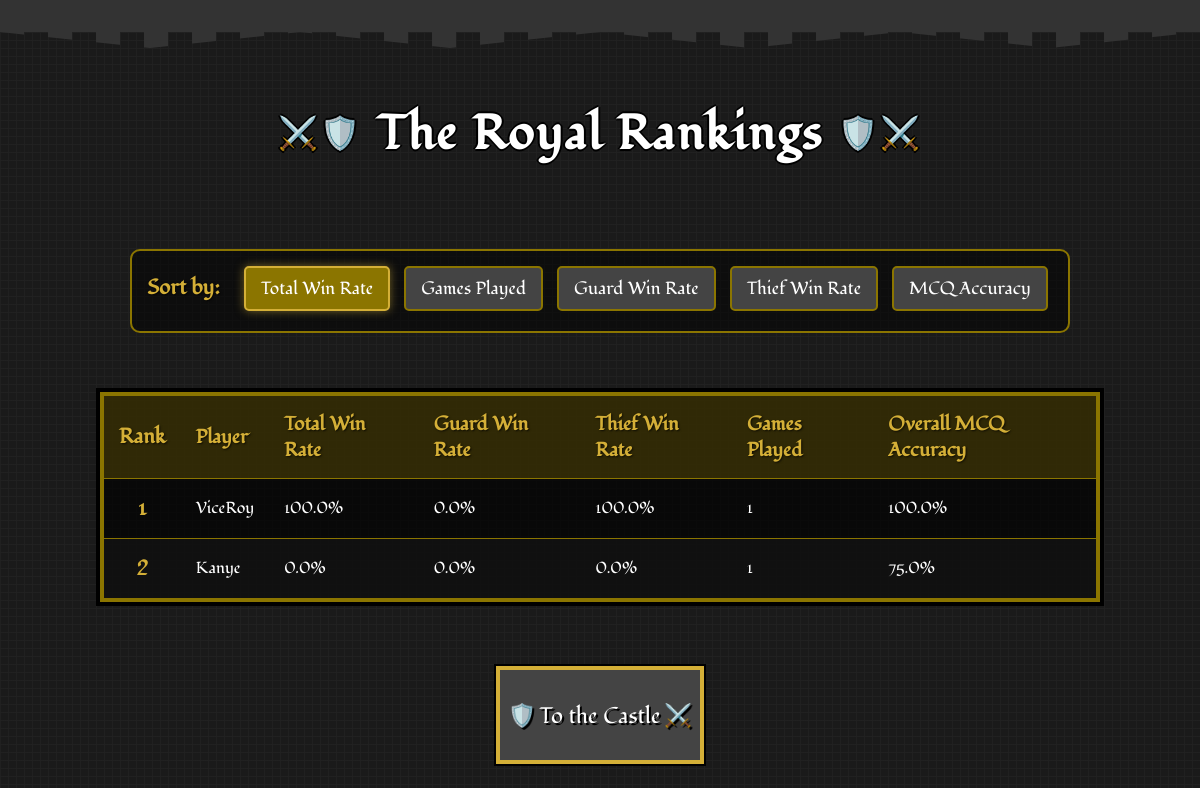
The page /leaderboard on the database as committed earlier.
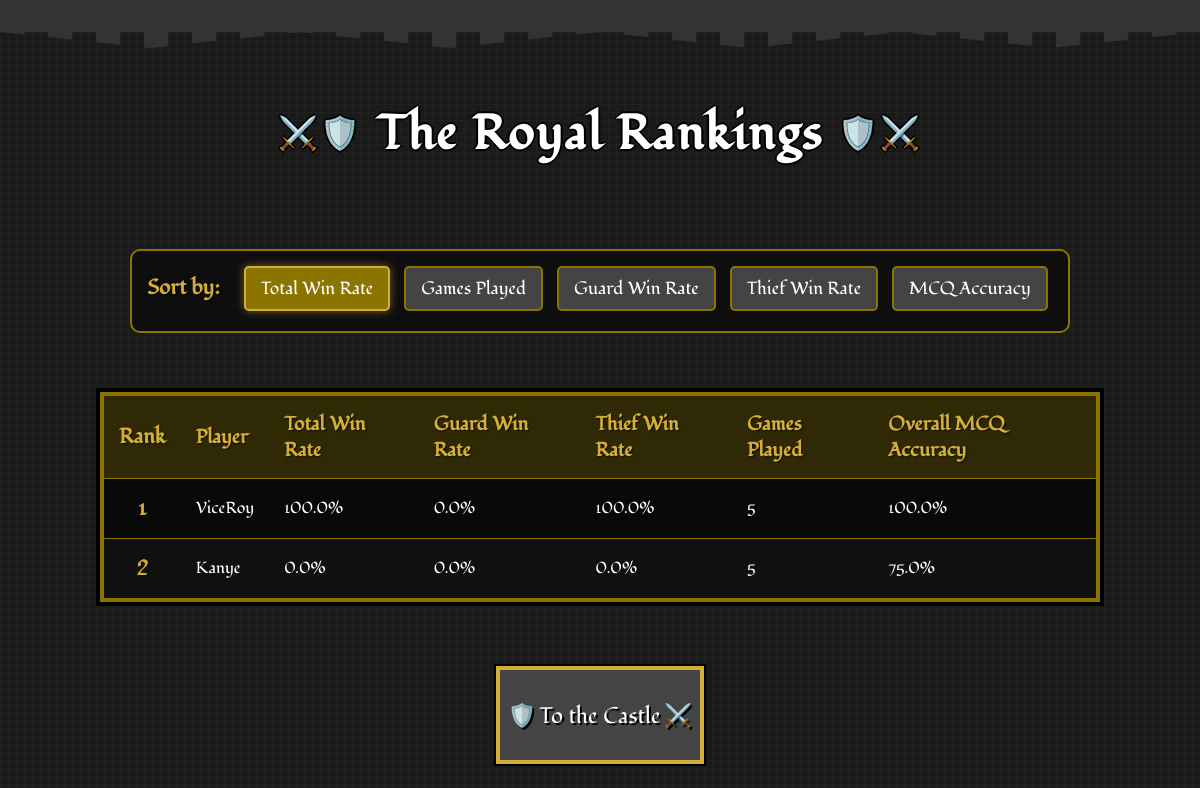
The same page on the database as committed later.
### app.py (models this page shows)
class PlayerStats(db.Model):
    id = db.Column(db.Integer, primary_key=True)
    user_id = db.Column(db.Integer, db.ForeignKey('user.id'), nullable=False)
    total_games_played = db.Column(db.Integer, default=0)
    games_played_as_guard = db.Column(db.Integer, default=0)
    games_played_as_thief = db.Column(db.Integer, default=0)
    total_games_won = db.Column(db.Integer, default=0)
    total_games_won_as_guard = db.Column(db.Integer, default=0)
    total_games_won_as_thief = db.Column(db.Integer, default=0)
    total_win_rate = db.Column(db.Float, default=0.0)
    win_rate_as_guard = db.Column(db.Float, default=0.0)
    win_rate_as_thief = db.Column(db.Float, default=0.0)
    total_answer_accuracy = db.Column(db.Float, default=0.0)
    total_questions_attempted = db.Column(db.Integer, default=0)
    total_right_answers = db.Column(db.Integer, default=0)
    answer_accuracy_in_last_game = db.Column(db.Float, default=0.0)

class User(db.Model):
    id = db.Column(db.Integer, primary_key=True)
    username = db.Column(db.String(40), unique=True, nullable=False)
    password_hash = db.Column(db.String(200), nullable=False)
    stats = db.relationship('PlayerStats', backref='user', uselist=False)

### app.py (the view)
@app.route('/leaderboard')
def leaderboard():
    sort_by = request.args.get('sort_by', 'total_win_rate')
    sort_options = {
        'games_played': PlayerStats.total_games_played,
        'total_win_rate': PlayerStats.total_win_rate,
        'win_rate_as_guard': PlayerStats.win_rate_as_guard,
        'win_rate_as_thief': PlayerStats.win_rate_as_thief,
        'mcq_accuracy': PlayerStats.total_answer_accuracy
    }
    sort_column = sort_options.get(sort_by, PlayerStats.total_win_rate)
    leaderboard_data = db.session.query(PlayerStats, User)\
        .join(User, PlayerStats.user_id == User.id)\
        .order_by(sort_column.desc())\
        .limit(20)\
        .all()
    return render_template('leaderboard.html',
                           leaderboard_data=leaderboard_data,
                           current_sort=sort_by)

### templates/leaderboard.html (shortened to what this page needs)
<!DOCTYPE html>
<html lang="en">
<head>
    <link rel="stylesheet" href="static/css/style.css">
    <link rel="stylesheet" href="static/css/leaderboard.css">
    <link rel="stylesheet" href="static/css/game-over.css">
</head>
<body>
    <div class="castle-top"></div>
    <h1>The Royal Rankings</h1>
    <div class="filters">
        <strong>Sort by:</strong>
        <a href="{{ url_for('leaderboard', sort_by='total_win_rate') }}"
           class="{{ 'active' if current_sort == 'total_win_rate' }}">Total Win Rate</a>
        <a href="{{ url_for('leaderboard', sort_by='games_played') }}"
           class="{{ 'active' if current_sort == 'games_played' }}">Games Played</a>
        <a href="{{ url_for('leaderboard', sort_by='win_rate_as_guard') }}"
           class="{{ 'active' if current_sort == 'win_rate_as_guard' }}">Guard Win Rate</a>
        <a href="{{ url_for('leaderboard', sort_by='win_rate_as_thief') }}"
           class="{{ 'active' if current_sort == 'win_rate_as_thief' }}">Thief Win Rate</a>
        <a href="{{ url_for('leaderboard', sort_by='mcq_accuracy') }}"
           class="{{ 'active' if current_sort == 'mcq_accuracy' }}">MCQ Accuracy</a>
    </div>
    <table>
        <thead>
            <tr>
                <th class="rank">Rank</th>
                <th>Player</th>
                <th>Total Win Rate</th>
                <th>Guard Win Rate</th>
                <th>Thief Win Rate</th>
                <th>Games Played</th>
                <th>Overall MCQ Accuracy</th>
            </tr>
        </thead>
        <tbody>
            {% for stats, user in leaderboard_data %}
            <tr>
                <td class="rank">{{ loop.index }}</td>
                <td>{{ user.username }}</td>
                <td>{{ stats.total_win_rate }}%</td>
                <td>{{ stats.win_rate_as_guard }}%</td>
                <td>{{ stats.win_rate_as_thief }}%</td>
                <td>{{ stats.total_games_played }}</td>
                <td>{{ stats.total_answer_accuracy }}%</td>
            </tr>
            {% else %}
            <tr>
                <td colspan="7" style="text-align: center;">No player data available yet.</td>
            </tr>
            {% endfor %}
        </tbody>
    </table>
    <div class="button-container">
        <a href="{{ url_for('home') }}"><button class="shield-btn game-over-btn">To the Castle</button></a>
    </div>
</body>
</html>

### static/css/style.css (style rules this page uses)
body { font-family: "Fondamento", serif; background-color: #1a1a1a; background-image: linear-gradient(90deg, rgba(34,34,34,0.8) 1px, transparent 1px), linear-gradient(rgba(34,34,34,0.8) 1px, transparent 1px); background-size: 8px 8px; color: white; margin: 0; padding: 0; text-align: center; position: relative; min-height: 100vh; display: flex; flex-direction: column; justify-content: space-between; }
.castle-top { height: 32px; background-color: #333; position: relative; margin-bottom: 16px; image-rendering: pixelated; }
.castle-top::before { content: ""; position: absolute; top: 100%; left: 0; right: 0; height: 16px; background-image: repeating-linear-gradient(90deg, #333 0px, #333 24px, transparent 24px, transparent 48px); background-size: 48px 16px; clip-path: polygon( 0% 0%, 12.5% 100%, 25% 0%, 37.5% 100%, 50% 0%, 62.5% 100%, 75% 0%, 87.5% 100%, 100% 0% ); image-rendering: pixelated; }
h1 { font-family: "Fondamento", serif; text-align: center; font-size: 3rem; color: white; text-shadow: 2px 0 #000, -2px 0 #000, 0 2px #000, 0 -2px #000; margin: 24px 0; letter-spacing: 2px; position: relative; image-rendering: pixelated; }
h1::before { content: "⚔️🛡️"; font-size: 2rem; position: relative; top: -5px; margin: 0 15px; }
h1::after { content: "🛡️⚔️"; font-size: 2rem; position: relative; top: -5px; margin: 0 15px; }
button.shield-btn { font-family: "Fondamento", serif; background-color: #444; color: white; border: none; box-shadow: 0 0 0 4px #d4af37, 0 0 0 6px #000; padding: 14px 22px; margin: 10px; font-size: 1.4rem; cursor: pointer; position: relative; transition: all 0.2s steps(5); text-shadow: 2px 2px 0 #000; width: 200px; height: 90px; image-rendering: pixelated; }
button.shield-btn::before { content: "🛡️ "; position: absolute; left: 8px; top: 50%; transform: translateY(-50%); }

### static/css/leaderboard.css (style rules this page uses)
body { font-family: "Fondamento", serif; background-color: #1a1a1a; background-image: linear-gradient(90deg, rgba(34,34,34,0.8) 1px, transparent 1px), linear-gradient(rgba(34,34,34,0.8) 1px, transparent 1px); background-size: 8px 8px; color: white; margin: 0; padding: 0; text-align: center; }
h1 { font-family: "Fondamento", serif; text-align: center; font-size: 3rem; color: white; text-shadow: 2px 0 #000, -2px 0 #000, 0 2px #000, 0 -2px #000; margin: 24px 0; letter-spacing: 2px; }
.filters { text-align: center; margin: 30px auto; max-width: 1000px; background-color: rgba(0, 0, 0, 0.5); padding: 15px; border: 2px solid #8b7500; border-radius: 10px; }
.filters strong { color: #d4af37; font-size: 1.3rem; margin-right: 15px; text-shadow: 1px 1px 2px rgba(0, 0, 0, 0.7); }
.filters a { font-family: "Fondamento", serif; text-decoration: none; padding: 8px 15px; margin: 0 5px; border-radius: 5px; background-color: #444; color: white; border: 2px solid #8b7500; transition: all 0.2s; font-size: 1.1rem; display: inline-block; margin-bottom: 5px; }
.filters a.active { background-color: #8b7500; color: white; border-color: #d4af37; box-shadow: 0 0 10px rgba(212, 175, 55, 0.5); }
table { width: 100%; max-width: 1000px; margin: 0 auto; border-collapse: collapse; background-color: rgba(0, 0, 0, 0.7); border: 4px solid #8b7500; box-shadow: 0 0 0 4px #000; }
th, td { padding: 15px; text-align: left; border-bottom: 1px solid #8b7500; }
thead th { background-color: rgba(139, 117, 0, 0.3); color: #d4af37; font-weight: bold; text-shadow: 1px 1px 2px rgba(0, 0, 0, 0.7); font-size: 1.2rem; }
tbody tr:nth-child(even) { background-color: rgba(34, 34, 34, 0.3); }
.rank { font-weight: bold; text-align: center; color: #d4af37; font-size: 1.3rem; }
.button-container { display: flex; justify-content: center; margin: 30px auto; }
.shield-btn { font-family: "Fondamento", serif; background-color: #444; color: white; border: none; box-shadow: 0 0 0 4px #d4af37, 0 0 0 6px #000; padding: 14px 22px; margin: 10px; font-size: 1.4rem; cursor: pointer; position: relative; transition: all 0.2s steps(5); text-shadow: 2px 2px 0 #000; }

### static/css/game-over.css (style rules this page uses)
button.game-over-btn::after { content: "⚔️"; position: absolute; right: 8px; top: 50%; transform: translateY(-50%); }

Rows that differ between the two databases and show on the page:
changed PlayerStats "ViceRoy": total_games_played "1" → "5"
changed PlayerStats "Kanye": total_games_played "1" → "5"
